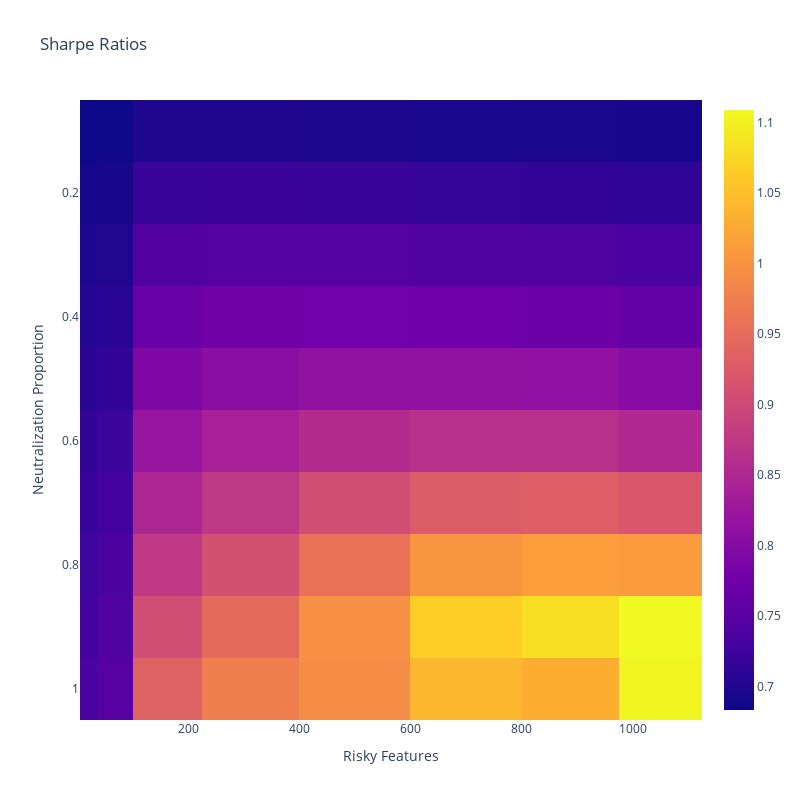

The notebook cell this image was saved under:
### Code cell
fig = px.imshow(sharpe_outputs,
                x=n_riskiests,
                y=neutralization_proportions,
                color_continuous_scale=px.colors.sequential.Plasma,
                title="Sharpe Ratios",
                labels={"x": "N Risky Features", "y": "Neutralization Proportion"},
                width=800,
                height=800,
                aspect=1,
)
fig.show(renderer = "notebook")

### Figure 1 — Plotly figure (JSON) as saved in the notebook; plotly's stock layout.template omitted (floating-point values rounded to 4 significant figures)
{"data": [{"coloraxis": "coloraxis", "hovertemplate": "Risky Features: %{x}<br>Neutralization Proportion: %{y}<br>color: %{z}<extra></extra>", "name": "0", "type": "heatmap", "x": [20, 50, 150, 300, 500, 700, 900, 1050], "xaxis": "x", "y": [0.1, 0.2, 0.3, 0.4, 0.5, 0.6, 0.7, 0.8, 0.9, 1], "yaxis": "y", "z": [[0.6835, 0.6846, 0.6975, 0.6977, 0.6962, 0.6947, 0.6939, 0.6925], [0.69, 0.6923, 0.7195, 0.7208, 0.7188, 0.7161, 0.7146, 0.7114], [0.6964, 0.6999, 0.7426, 0.7464, 0.7453, 0.7421, 0.7398, 0.7348], [0.7025, 0.7075, 0.7671, 0.7747, 0.7766, 0.774, 0.7714, 0.7642], [0.7085, 0.7148, 0.7927, 0.8057, 0.8135, 0.814, 0.8116, 0.802], [0.7142, 0.722, 0.8195, 0.8394, 0.8567, 0.8644, 0.8636, 0.8521], [0.7196, 0.729, 0.8474, 0.8752, 0.9058, 0.9276, 0.9309, 0.9196], [0.7247, 0.7357, 0.8761, 0.9117, 0.9566, 1.002, 1.013, 1.01], [0.7295, 0.742, 0.9052, 0.9463, 0.9956, 1.066, 1.083, 1.109], [0.734, 0.748, 0.9344, 0.9744, 0.9922, 1.041, 1.031, 1.105]]}], "layout": {"coloraxis": {"colorscale": [[0, "#0d0887"], [0.1111, "#46039f"], [0.2222, "#7201a8"], [0.3333, "#9c179e"], [0.4444, "#bd3786"], [0.5556, "#d8576b"], [0.6667, "#ed7953"], [0.7778, "#fb9f3a"], [0.8889, "#fdca26"], [1, "#f0f921"]]}, "height": 800, "title": {"text": "Sharpe Ratios"}, "width": 800, "xaxis": {"anchor": "y", "domain": [0, 1], "title": {"text": "Risky Features"}}, "yaxis": {"anchor": "x", "autorange": "reversed", "domain": [0, 1], "title": {"text": "Neutralization Proportion"}}}}
